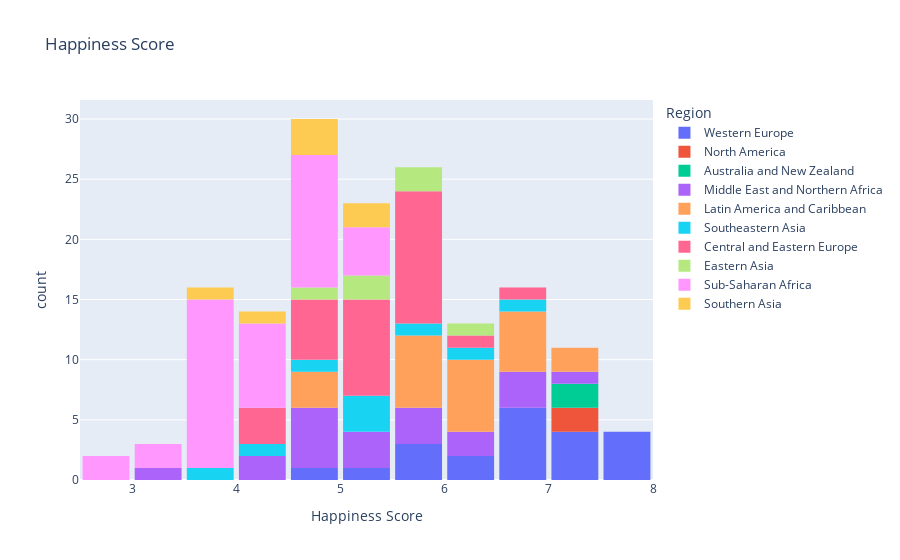

Here is the notebook cell this chart was saved with:
### Code cell
# Charges & smoker
fig=px.histogram(df_eda,x='Happiness Score',color='Region',title='Happiness Score')
fig.update_layout(bargap=0.1)
fig.show()

### Figure 1 — Plotly figure (JSON) as saved in the notebook; plotly's stock layout.template omitted (floating-point values rounded to 4 significant figures)
{"data": [{"alignmentgroup": "True", "bingroup": "x", "hovertemplate": "Region=Western Europe<br>Happiness Score=%{x}<br>count=%{y}<extra></extra>", "legendgroup": "Western Europe", "marker": {"color": "#636efa", "pattern": {"shape": ""}}, "name": "Western Europe", "offsetgroup": "Western Europe", "orientation": "v", "showlegend": true, "type": "histogram", "x": [7.542, 7.542, 7.527, 7.522, 7.406, 7.378, 7.364, 7.2, 6.946, 6.94, 6.937, 6.867, 6.75, 6.575, 6.329, 6.302, 5.948, 5.695, 5.689, 5.102, 4.857], "xaxis": "x", "yaxis": "y"}, {"alignmentgroup": "True", "bingroup": "x", "hovertemplate": "Region=North America<br>Happiness Score=%{x}<br>count=%{y}<extra></extra>", "legendgroup": "North America", "marker": {"color": "#EF553B", "pattern": {"shape": ""}}, "name": "North America", "offsetgroup": "North America", "orientation": "v", "showlegend": true, "type": "histogram", "x": [7.427, 7.119], "xaxis": "x", "yaxis": "y"}, {"alignmentgroup": "True", "bingroup": "x", "hovertemplate": "Region=Australia and New Zealand<br>Happiness Score=%{x}<br>count=%{y}<extra></extra>", "legendgroup": "Australia and New Zealand", "marker": {"color": "#00cc96", "pattern": {"shape": ""}}, "name": "Australia and New Zealand", "offsetgroup": "Australia and New Zealand", "orientation": "v", "showlegend": true, "type": "histogram", "x": [7.286, 7.284], "xaxis": "x", "yaxis": "y"}, {"alignmentgroup": "True", "bingroup": "x", "hovertemplate": "Region=Middle East and Northern Africa<br>Happiness Score=%{x}<br>count=%{y}<extra></extra>", "legendgroup": "Middle East and Northern Africa", "marker": {"color": "#ab63fa", "pattern": {"shape": ""}}, "name": "Middle East and Northern Africa", "offsetgroup": "Middle East and Northern Africa", "orientation": "v", "showlegend": true, "type": "histogram", "x": [7.278, 6.901, 6.853, 6.611, 6.411, 6.295, 5.96, 5.754, 5.605, 5.332, 5.192, 5.013, 4.839, 4.739, 4.715, 4.686, 4.677, 4.194, 4.077, 3.006], "xaxis": "x", "yaxis": "y"}, {"alignmentgroup": "True", "bingroup": "x", "hovertemplate": "Region=Latin America and Caribbean<br>Happiness Score=%{x}<br>count=%{y}<extra></extra>", "legendgroup": "Latin America and Caribbean", "marker": {"color": "#FFA15A", "pattern": {"shape": ""}}, "name": "Latin America and Caribbean", "offsetgroup": "Latin America and Caribbean", "orientation": "v", "showlegend": true, "type": "histogram", "x": [7.226, 7.187, 6.983, 6.81, 6.786, 6.67, 6.574, 6.485, 6.477, 6.269, 6.168, 6.13, 6.123, 5.975, 5.89, 5.878, 5.828, 5.824, 5.709, 4.885, 4.788, 4.518], "xaxis": "x", "yaxis": "y"}, {"alignmentgroup": "True", "bingroup": "x", "hovertemplate": "Region=Southeastern Asia<br>Happiness Score=%{x}<br>count=%{y}<extra></extra>", "legendgroup": "Southeastern Asia", "marker": {"color": "#19d3f3", "pattern": {"shape": ""}}, "name": "Southeastern Asia", "offsetgroup": "Southeastern Asia", "orientation": "v", "showlegend": true, "type": "histogram", "x": [6.798, 6.455, 5.77, 5.399, 5.36, 5.073, 4.876, 4.307, 3.819], "xaxis": "x", "yaxis": "y"}, {"alignmentgroup": "True", "bingroup": "x", "hovertemplate": "Region=Central and Eastern Europe<br>Happiness Score=%{x}<br>count=%{y}<extra></extra>", "legendgroup": "Central and Eastern Europe", "marker": {"color": "#FF6692", "pattern": {"shape": ""}}, "name": "Central and Eastern Europe", "offsetgroup": "Central and Eastern Europe", "orientation": "v", "showlegend": true, "type": "histogram", "x": [6.505, 6.003, 5.995, 5.889, 5.855, 5.848, 5.833, 5.813, 5.791, 5.759, 5.716, 5.589, 5.548, 5.429, 5.286, 5.212, 5.192, 5.124, 5.123, 5.098, 5.007, 4.959, 4.949, 4.8, 4.786, 4.681, 4.35, 4.297, 4.218], "xaxis": "x", "yaxis": "y"}, {"alignmentgroup": "True", "bingroup": "x", "hovertemplate": "Region=Eastern Asia<br>Happiness Score=%{x}<br>count=%{y}<extra></extra>", "legendgroup": "Eastern Asia", "marker": {"color": "#B6E880", "pattern": {"shape": ""}}, "name": "Eastern Asia", "offsetgroup": "Eastern Asia", "orientation": "v", "showlegend": true, "type": "histogram", "x": [6.298, 5.987, 5.984, 5.474, 5.14, 4.874], "xaxis": "x", "yaxis": "y"}, {"alignmentgroup": "True", "bingroup": "x", "hovertemplate": "Region=Sub-Saharan Africa<br>Happiness Score=%{x}<br>count=%{y}<extra></extra>", "legendgroup": "Sub-Saharan Africa", "marker": {"color": "#FF97FF", "pattern": {"shape": ""}}, "name": "Sub-Saharan Africa", "offsetgroup": "Sub-Saharan Africa", "orientation": "v", "showlegend": true, "type": "histogram", "x": [5.477, 5.268, 5.129, 5.057, 4.971, 4.898, 4.867, 4.642, 4.633, 4.61, 4.571, 4.55, 4.517, 4.512, 4.507, 4.436, 4.419, 4.369, 4.332, 4.292, 4.252, 4.033, 3.995, 3.989, 3.956, 3.931, 3.904, 3.896, 3.845, 3.781, 3.681, 3.678, 3.667, 3.656, 3.655, 3.587, 3.465, 3.34, 2.963, 2.963], "xaxis": "x", "yaxis": "y"}, {"alignmentgroup": "True", "bingroup": "x", "hovertemplate": "Region=Southern Asia<br>Happiness Score=%{x}<br>count=%{y}<extra></extra>", "legendgroup": "Southern Asia", "marker": {"color": "#FECB52", "pattern": {"shape": ""}}, "name": "Southern Asia", "offsetgroup": "Southern Asia", "orientation": "v", "showlegend": true, "type": "histogram", "x": [5.253, 5.194, 4.694, 4.565, 4.514, 4.271, 3.575], "xaxis": "x", "yaxis": "y"}], "layout": {"bargap": 0.1, "barmode": "relative", "legend": {"title": {"text": "Region"}, "tracegroupgap": 0}, "title": {"text": "Happiness Score"}, "xaxis": {"anchor": "y", "domain": [0, 1], "title": {"text": "Happiness Score"}}, "yaxis": {"anchor": "x", "domain": [0, 1], "title": {"text": "count"}}}}
